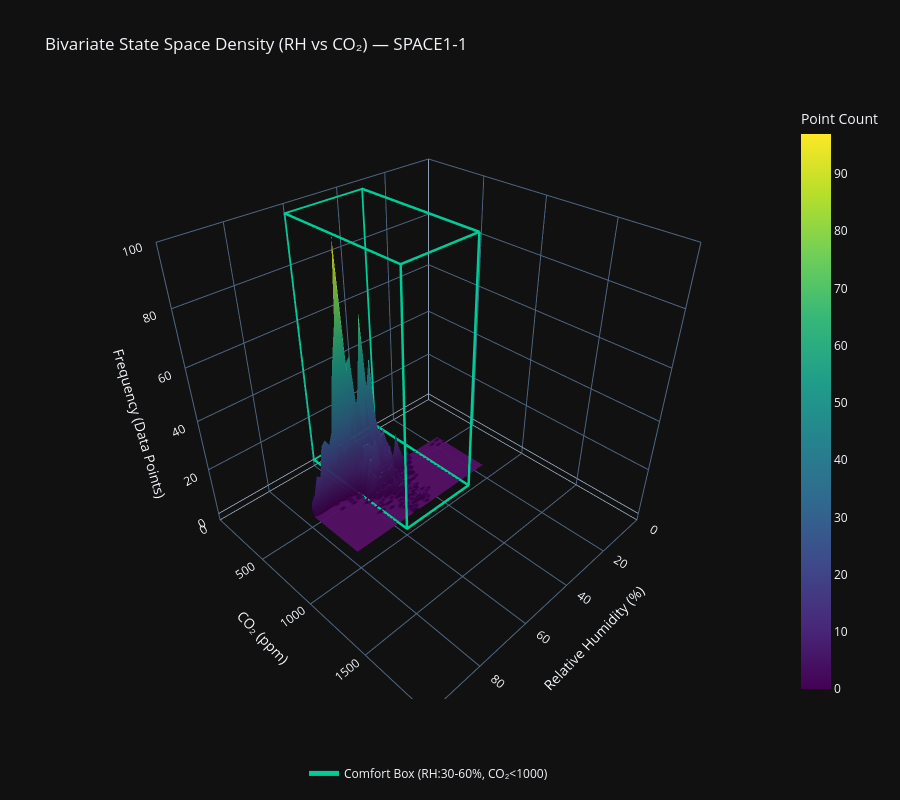

Source (notebook cell):
### Code cell
import plotly.graph_objects as go
import numpy as np

# 1. Extract the data (dropping NaNs to prevent histogram math errors)
x_data = df[f'{ZONE}_RH_pct'].dropna()
y_data = df[f'{ZONE}_CO2_ppm'].dropna()

# 2. Compute the 2D histogram (Z-axis = frequency/density of points)
# You can increase 'bins' (e.g., 50 or 60) for a sharper surface, or decrease for smoother aggregation
H, xedges, yedges = np.histogram2d(x_data, y_data, bins=40)

# Calculate the centers of the bins to map the surface correctly
x_centers = (xedges[:-1] + xedges[1:]) / 2
y_centers = (yedges[:-1] + yedges[1:]) / 2

fig = go.Figure()

# 3. Add the 3D Surface for the data distribution
# H must be transposed (.T) so X and Y align correctly in Plotly
fig.add_trace(go.Surface(
    z=H.T, 
    x=x_centers, 
    y=y_centers,
    colorscale='Viridis',  # 'Plasma' or 'Inferno' also look great in dark mode
    name='Data Density',
    colorbar_title='Point Count',
    opacity=0.95
))

# 4. Draw the Comfort Zone 3D Wireframe Box
z_max = H.max()

# Define the coordinates for a 3D bounding box
# We use np.nan to "lift the pen" and draw the remaining vertical pillars cleanly
box_x = [
    30, 60, 60, 30, 30,      # Bottom loop
    30, 60, 60, 30, 30,      # Top loop
    np.nan, 60, 60,          # Pillar at 60 RH, 0 CO2
    np.nan, 60, 60,          # Pillar at 60 RH, 1000 CO2
    np.nan, 30, 30           # Pillar at 30 RH, 1000 CO2
]
box_y = [
    0, 0, 1000, 1000, 0,     # Bottom loop
    0, 0, 1000, 1000, 0,     # Top loop
    np.nan, 0, 0,            # Pillar at 60 RH, 0 CO2
    np.nan, 1000, 1000,      # Pillar at 60 RH, 1000 CO2
    np.nan, 1000, 1000       # Pillar at 30 RH, 1000 CO2
]
box_z = [
    0, 0, 0, 0, 0,           # Bottom loop (Z=0)
    z_max, z_max, z_max, z_max, z_max,  # Top loop (Z=z_max)
    np.nan, 0, z_max,        # Pillar at 60 RH, 0 CO2
    np.nan, 0, z_max,        # Pillar at 60 RH, 1000 CO2
    np.nan, 0, z_max         # Pillar at 30 RH, 1000 CO2
]

fig.add_trace(go.Scatter3d(
    x=box_x, y=box_y, z=box_z,
    mode='lines',
    line=dict(color='#00CC96', width=5), # Matching your supply line color theme
    name='Comfort Box (RH:30-60%, CO₂<1000)',
    showlegend=True
))

# 5. Update Layout and Styling
fig.update_layout(
    title=f'Bivariate State Space Density (RH vs CO₂) — {ZONE}',
    template='plotly_dark',
    height=800,
    scene=dict(
        xaxis_title='Relative Humidity (%)',
        yaxis_title='CO₂ (ppm)',
        zaxis_title='Frequency (Data Points)',
        xaxis=dict(range=[0, 100]), # Lock RH to standard 0-100 scale
        yaxis=dict(range=[0, max(2000, y_data.max())]), # Scale CO2 dynamically but at least up to 2000
    ),
    legend=dict(
        orientation='h', 
        y=-0.1,
        x=0.5,
        xanchor='center'
    )
)

fig.show()

### Figure 1 — Plotly figure (JSON) as saved in the notebook; plotly's stock layout.template omitted (floating-point values rounded to 4 significant figures; data arrays with more than 128 entries replaced by an {"elided": "..."} marker saying what was removed)
{"data": [{"colorbar": {"title": {"text": "Point Count"}}, "colorscale": [[0, "#440154"], [0.1111, "#482878"], [0.2222, "#3e4989"], [0.3333, "#31688e"], [0.4444, "#26828e"], [0.5556, "#1f9e89"], [0.6667, "#35b779"], [0.7778, "#6ece58"], [0.8889, "#b5de2b"], [1, "#fde725"]], "name": "Data Density", "opacity": 0.95, "type": "surface", "x": [18.24, 19.77, 21.31, 22.84, 24.38, 25.91, 27.45, 28.98, 30.52, 32.05, 33.59, 35.13, 36.66, 38.2, 39.73, 41.27, 42.8, 44.34, 45.87, 47.41, 48.94, 50.48, 52.01, 53.55, 55.08, 56.62, 58.15, 59.69, 61.22, 62.76, 64.3, 65.83, 67.37, 68.9, 70.44, 71.97, 73.51, 75.04, 76.58, 78.11], "y": [458.3, 470.3, 482.2, 494.2, 506.2, 518.1, 530.1, 542.0, 554.0, 565.9, 577.9, 589.9, 601.8, 613.8, 625.7, 637.7, 649.6, 661.6, 673.5, 685.5, 697.5, 709.4, 721.4, 733.3, 745.3, 757.2, 769.2, 781.2, 793.1, 805.1, 817.0, 829.0, 840.9, 852.9, 864.9, 876.8, 888.8, 900.7, 912.7, 924.6], "z": {"elided": "40x40 int values"}}, {"line": {"color": "#00CC96", "width": 5}, "mode": "lines", "name": "Comfort Box (RH:30-60%, CO₂<1000)", "showlegend": true, "type": "scatter3d", "x": [30, 60, 60, 30, 30, 30, 60, 60, 30, 30, null, 60, 60, null, 60, 60, null, 30, 30], "y": [0, 0, 1000, 1000, 0, 0, 0, 1000, 1000, 0, null, 0, 0, null, 1000, 1000, null, 1000, 1000], "z": [0, 0, 0, 0, 0, 97, 97, 97, 97, 97, null, 0, 97, null, 0, 97, null, 0, 97]}], "layout": {"height": 800, "legend": {"orientation": "h", "x": 0.5, "xanchor": "center", "y": -0.1}, "scene": {"xaxis": {"range": [0, 100], "title": {"text": "Relative Humidity (%)"}}, "yaxis": {"range": [0, 2000], "title": {"text": "CO₂ (ppm)"}}, "zaxis": {"title": {"text": "Frequency (Data Points)"}}}, "title": {"text": "Bivariate State Space Density (RH vs CO₂) — SPACE1-1"}}}
